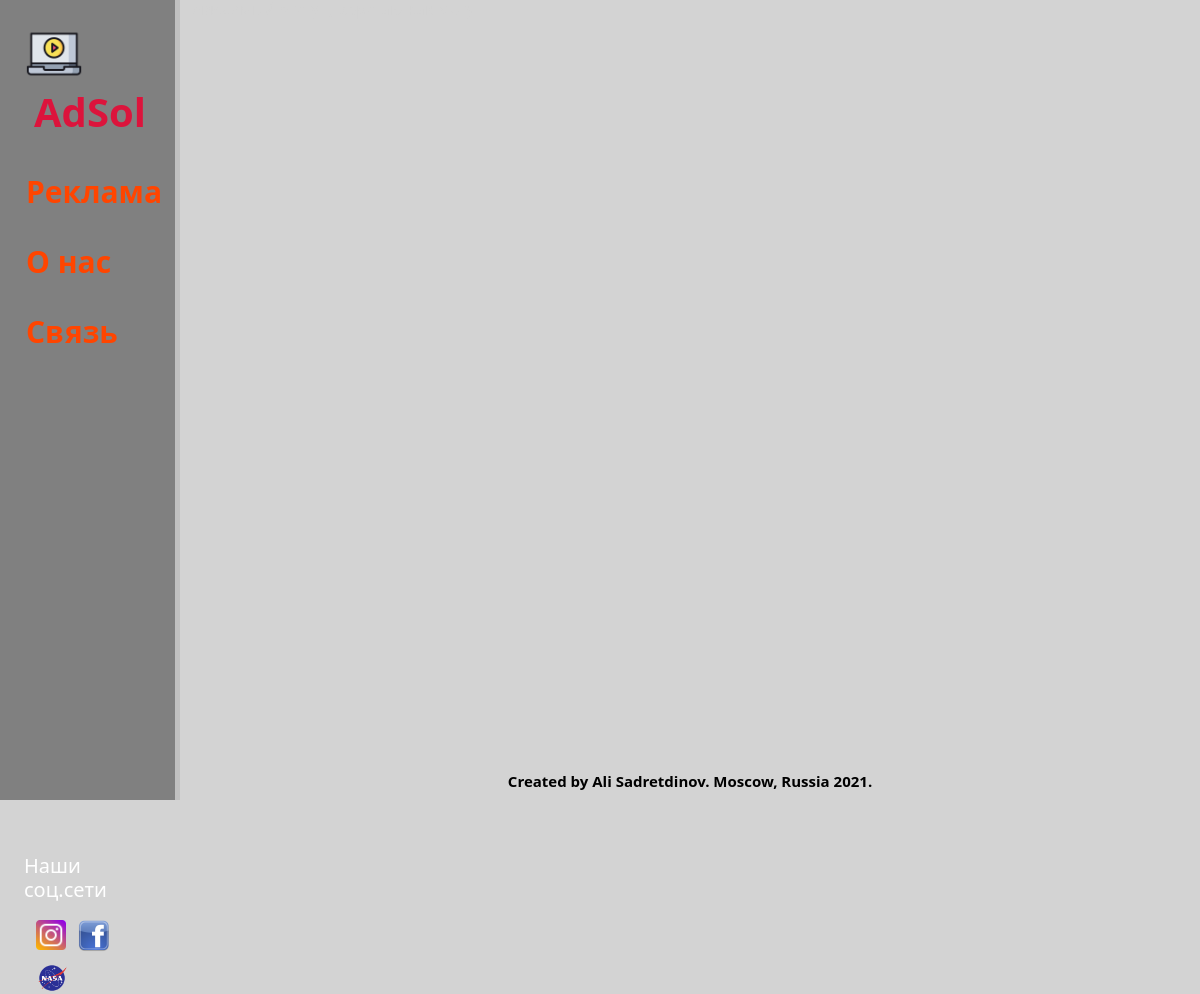
Page /street/ on the earlier database version.
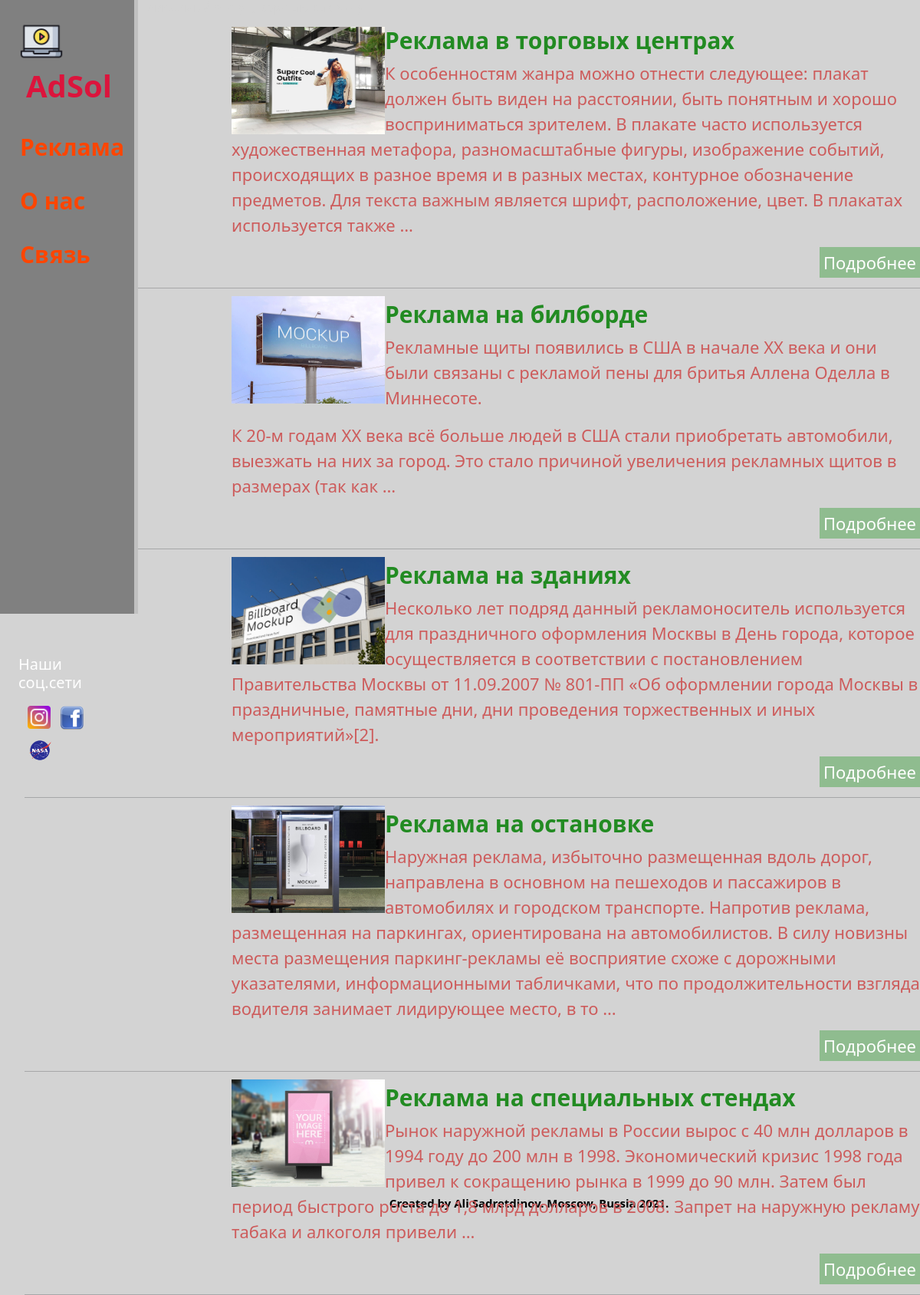
Same page on the later database version.
### advertising/models.py (models this page shows, shortened)
class Adver(models.Model):
    title = models.CharField(max_length=255, unique=True, verbose_name='Название')
    slug = models.SlugField(unique=True, verbose_name='Слаг')
    description = models.TextField(blank=False, default="Description for current adver", verbose_name='Описание')
    image = models.ImageField(upload_to="pics/%Y/%m/%d", verbose_name='Изображение')
    price = models.CharField(max_length=10, verbose_name='Цена')
    addition_date = models.DateField(auto_now_add=True, verbose_name='Дата добавления')
    actual = models.BooleanField(default=True, verbose_name='Актуальность')
    cat = models.ForeignKey('Category', on_delete=models.CASCADE, verbose_name='Категория')
    def get_absolute_url(self):
        return reverse('post', kwargs={'post_slug': self.slug})
    class Meta:
        verbose_name = 'Вид рекламы'
        verbose_name_plural = 'Вид рекламы'
        ordering = ['actual', 'title']

### advertising/views.py (the view)
# urls.py: path('street/', street, name='street'),
def street(request):
    posts = Adver.objects.filter(cat_id=2)
    context = {
        'menu': menu,
        'posts': posts,
        'title': 'Наружная реклама'
    }
    return render(request, 'advertising/street.html', context=context)

### advertising/templates/advertising/street.html (shortened to what this page needs)
{% extends 'advertising/base.html' %}
{% block content %}
<h6>Невидимый отступ, верстаю как могу</h6>
    <ul class="list-articles">
	{% for post in posts %}
			{% if post.image %}
			<p><img class="img-article-left-thumb" src="{{post.image.url}}" style="width:200px;height:140px;"></p>
			{% endif %}
		<h2>{{post.title}}</h2>
	{{post.description|linebreaks|truncatewords:50}}
			<p class="link-read-post"><a href="{{ post.get_absolute_url }}">Подробнее</a></p>
            <hr>
	{% endfor %}
</ul>
{% endblock %}

Differences in the rows shown:
added Adver: image (picture), title "Реклама в торговых центрах", description "К особенностям жанра можно отнести следующее: плакат должен быть виден на расстоянии, быть понятным и хорошо восприниматься зрителем. В плакате часто используется художественная метафора, разномасштабные фигуры, изображение событий, происходящих в разное время и в разных местах, контурное обозначение предметов. Для текста важным является шрифт, расположение, цвет. В плакатах используется также …"
added Adver: image (picture), title "Реклама на билборде", description "Рекламные щиты появились в США в начале ХХ века и они были связаны с рекламой пены для бритья Аллена Оделла в Миннесоте. К 20-м годам XX века всё больше людей в США стали приобретать автомобили, выезжать на них за город. Это стало причиной увеличения рекламных щитов в размерах (так как …"
added Adver: image (picture), title "Реклама на зданиях", description "Несколько лет подряд данный рекламоноситель используется для праздничного оформления Москвы в День города, которое осуществляется в соответствии с постановлением Правительства Москвы от 11.09.2007 № 801-ПП «Об оформлении города Москвы в праздничные, памятные дни, дни проведения торжественных и иных мероприятий»[2]."
added Adver: image (picture), title "Реклама на остановке", description "Наружная реклама, избыточно размещенная вдоль дорог, направлена в основном на пешеходов и пассажиров в автомобилях и городском транспорте. Напротив реклама, размещенная на паркингах, ориентирована на автомобилистов. В силу новизны места размещения паркинг-рекламы её восприятие схоже с дорожными указателями, информационными табличками, что по продолжительности взгляда водителя занимает лидирующее место, в то …"
added Adver: image (picture), title "Реклама на специальных стендах", description "Рынок наружной рекламы в России вырос с 40 млн долларов в 1994 году до 200 млн в 1998. Экономический кризис 1998 года привел к сокращению рынка в 1999 до 90 млн. Затем был период быстрого роста до 1,8 млрд долларов в 2008. Запрет на наружную рекламу табака и алкоголя привели …"
